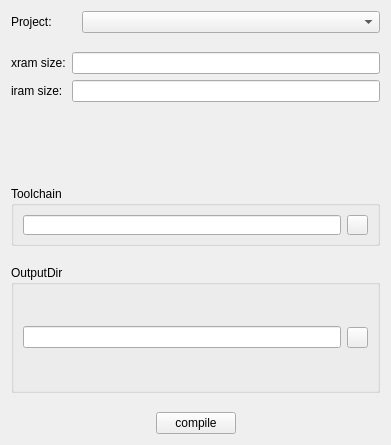
<?xml version="1.0" encoding="UTF-8"?>
<ui version="4.0">
 <class>C51CompileWidget</class>
 <widget class="QWidget" name="C51CompileWidget">
  <property name="geometry">
   <rect>
    <x>0</x>
    <y>0</y>
    <width>391</width>
    <height>445</height>
   </rect>
  </property>
  <property name="windowTitle">
   <string>Form</string>
  </property>
  <layout class="QVBoxLayout" name="verticalLayout">
   <item>
    <layout class="QHBoxLayout" name="horizontalLayout_2">
     <property name="sizeConstraint">
      <enum>QLayout::SetMinimumSize</enum>
     </property>
     <item>
      <widget class="QLabel" name="label">
       <property name="sizePolicy">
        <sizepolicy hsizetype="Preferred" vsizetype="Minimum">
         <horstretch>0</horstretch>
         <verstretch>0</verstretch>
        </sizepolicy>
       </property>
       <property name="maximumSize">
        <size>
         <width>65</width>
         <height>60</height>
        </size>
       </property>
       <property name="text">
        <string>Project:</string>
       </property>
      </widget>
     </item>
     <item>
      <widget class="QComboBox" name="c51project_comboBox"/>
     </item>
    </layout>
   </item>
   <item>
    <spacer name="verticalSpacer">
     <property name="orientation">
      <enum>Qt::Vertical</enum>
     </property>
     <property name="sizeType">
      <enum>QSizePolicy::Fixed</enum>
     </property>
     <property name="sizeHint" stdset="0">
      <size>
       <width>17</width>
       <height>13</height>
      </size>
     </property>
    </spacer>
   </item>
   <item>
    <layout class="QFormLayout" name="formLayout">
     <property name="sizeConstraint">
      <enum>QLayout::SetMinimumSize</enum>
     </property>
     <item row="0" column="0">
      <widget class="QLabel" name="label_3">
       <property name="text">
        <string>xram size:</string>
       </property>
      </widget>
     </item>
     <item row="0" column="1">
      <widget class="QLineEdit" name="xramSize_lineEdit"/>
     </item>
     <item row="1" column="0">
      <widget class="QLabel" name="label_4">
       <property name="text">
        <string>iram size:</string>
       </property>
      </widget>
     </item>
     <item row="1" column="1">
      <widget class="QLineEdit" name="iramSize_lineEdit"/>
     </item>
    </layout>
   </item>
   <item>
    <widget class="QGroupBox" name="groupBox_2">
     <property name="sizePolicy">
      <sizepolicy hsizetype="Preferred" vsizetype="Minimum">
       <horstretch>0</horstretch>
       <verstretch>0</verstretch>
      </sizepolicy>
     </property>
     <property name="maximumSize">
      <size>
       <width>16777215</width>
       <height>60</height>
      </size>
     </property>
     <property name="toolTip">
      <string/>
     </property>
     <property name="title">
      <string>Toolchain</string>
     </property>
     <layout class="QGridLayout" name="gridLayout">
      <item row="0" column="0">
       <widget class="QLineEdit" name="c51toolchain_lineEdict">
        <property name="minimumSize">
         <size>
          <width>0</width>
          <height>20</height>
         </size>
        </property>
       </widget>
      </item>
      <item row="0" column="1">
       <widget class="QPushButton" name="c51moreToolchain_pushButton">
        <property name="minimumSize">
         <size>
          <width>20</width>
          <height>20</height>
         </size>
        </property>
        <property name="maximumSize">
         <size>
          <width>21</width>
          <height>21</height>
         </size>
        </property>
        <property name="toolTip">
         <string>select</string>
        </property>
        <property name="text">
         <string/>
        </property>
        <property name="icon">
         <iconset resource="../icons/icons.qrc">
          <normaloff>:/pic/select.png</normaloff>:/pic/select.png</iconset>
        </property>
       </widget>
      </item>
     </layout>
    </widget>
   </item>
   <item>
    <spacer name="verticalSpacer_3">
     <property name="orientation">
      <enum>Qt::Vertical</enum>
     </property>
     <property name="sizeType">
      <enum>QSizePolicy::Fixed</enum>
     </property>
     <property name="sizeHint" stdset="0">
      <size>
       <width>17</width>
       <height>13</height>
      </size>
     </property>
    </spacer>
   </item>
   <item>
    <widget class="QGroupBox" name="groupBox">
     <property name="title">
      <string>OutputDir</string>
     </property>
     <layout class="QHBoxLayout" name="horizontalLayout">
      <item>
       <widget class="QLineEdit" name="c51outputDir_lineEdit">
        <property name="minimumSize">
         <size>
          <width>0</width>
          <height>20</height>
         </size>
        </property>
        <property name="toolTip">
         <string>PathNow</string>
        </property>
       </widget>
      </item>
      <item>
       <widget class="QPushButton" name="c51moreOutputDir_pushButton">
        <property name="minimumSize">
         <size>
          <width>20</width>
          <height>20</height>
         </size>
        </property>
        <property name="maximumSize">
         <size>
          <width>21</width>
          <height>21</height>
         </size>
        </property>
        <property name="toolTip">
         <string>select</string>
        </property>
        <property name="text">
         <string/>
        </property>
        <property name="icon">
         <iconset resource="../icons/icons.qrc">
          <normaloff>:/pic/select.png</normaloff>:/pic/select.png</iconset>
        </property>
       </widget>
      </item>
     </layout>
    </widget>
   </item>
   <item>
    <spacer name="verticalSpacer_4">
     <property name="orientation">
      <enum>Qt::Vertical</enum>
     </property>
     <property name="sizeType">
      <enum>QSizePolicy::Fixed</enum>
     </property>
     <property name="sizeHint" stdset="0">
      <size>
       <width>17</width>
       <height>13</height>
      </size>
     </property>
    </spacer>
   </item>
   <item>
    <layout class="QHBoxLayout" name="horizontalLayout_3">
     <property name="sizeConstraint">
      <enum>QLayout::SetMaximumSize</enum>
     </property>
     <item>
      <spacer name="horizontalSpacer_3">
       <property name="orientation">
        <enum>Qt::Horizontal</enum>
       </property>
       <property name="sizeHint" stdset="0">
        <size>
         <width>40</width>
         <height>20</height>
        </size>
       </property>
      </spacer>
     </item>
     <item>
      <widget class="QPushButton" name="c51compile_pushButton">
       <property name="text">
        <string>compile</string>
       </property>
       <property name="icon">
        <iconset resource="../icons/icons.qrc">
         <normaloff>:/pic/start.png</normaloff>:/pic/start.png</iconset>
       </property>
      </widget>
     </item>
     <item>
      <spacer name="horizontalSpacer_4">
       <property name="orientation">
        <enum>Qt::Horizontal</enum>
       </property>
       <property name="sizeHint" stdset="0">
        <size>
         <width>40</width>
         <height>20</height>
        </size>
       </property>
      </spacer>
     </item>
    </layout>
   </item>
  </layout>
 </widget>
 <resources>
  <include location="../icons/icons.qrc"/>
 </resources>
 <connections/>
</ui>
